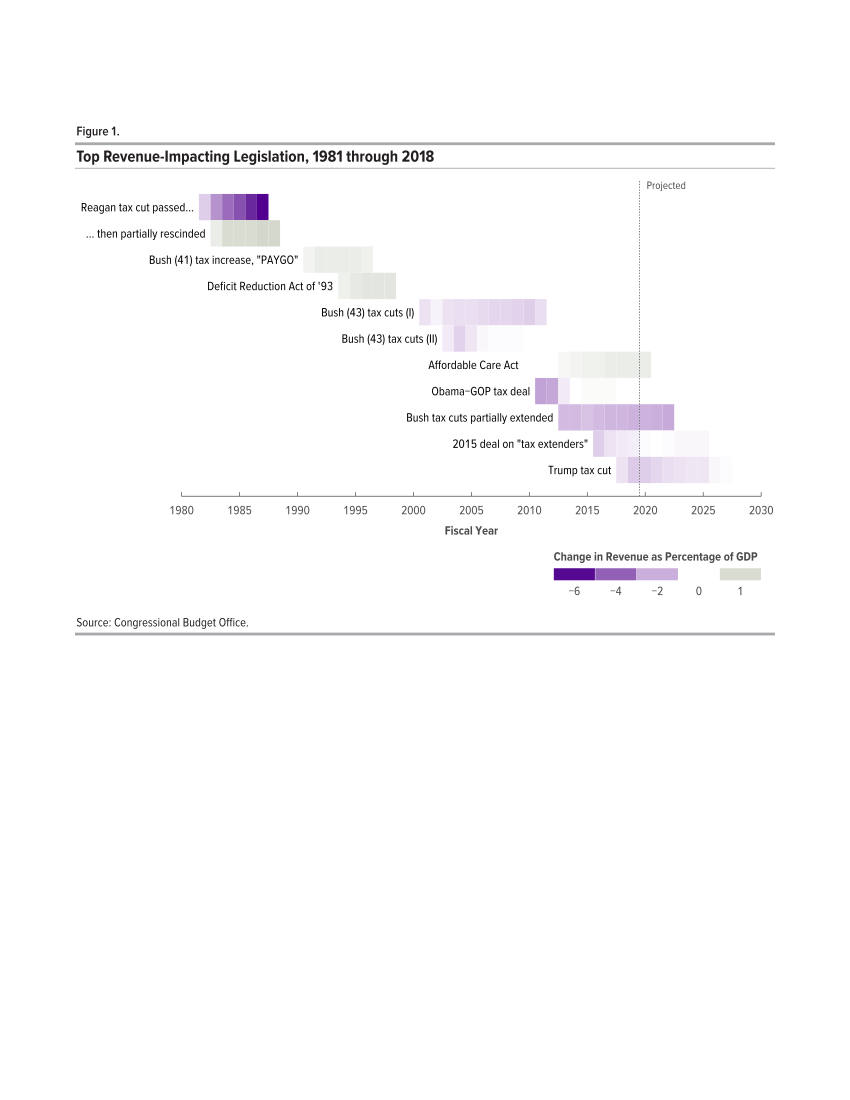

The R source for this figure:
library(tidyverse)

source("CBO.R")

data = read_csv("impactOnRevenues.csv") %>%
  gather(key = year, value = value, 4:51) %>% 
  rename(`name` = 2, `pl` = 1) %>% 
  mutate(value = as.numeric(value)) %>% 
  mutate(year = as.numeric(year)) %>% 
  filter(!is.na(value)) 

data$pl = factor(data$pl, levels = data$pl %>% unique() %>% rev())
data$nickname = factor(data$nickname, levels = data$nickname %>% unique() %>% rev())

ranked = data %>%
  group_by(pl) %>%
  summarize(totalimpact = value %>% abs() %>% sum()) %>%
  arrange(-totalimpact) %>%
  head(11)

labels = data %>% 
  group_by(nickname) %>% 
  summarize(firstyear = min(year)) %>% 
  filter(!is.na(nickname))

hue = 280
chroma = 70
lightness = 20

ggplot() +
  geom_tile(data = data %>% filter(pl %in% ranked$pl),
            mapping = aes(x = year, y = nickname, height = 1, width = 1, fill = value)) +
  geom_text(data = labels,
            mapping = aes(x = firstyear, y = nickname, hjust = 1, label = nickname %>% paste0("    ")),
            family = "Proxima Nova T Cond", size = 9*pt2mm, fontface = "plain", color = "black") +
  scale_fill_gradient2(low = hcl(hue,chroma,lightness), mid = "white", high = hcl(hue+180,chroma,lightness),
                       label = function(x){x * 100}, breaks = seq(-.06, 0, .02) %>% c(.01), limits = c(-.061,.061), expand = c(0,0)) +
  scale_x_continuous(expand = c(0,0), limits = c(1980,2030), breaks = seq(1980, 2030, 5), name = "Fiscal Year") +
  scale_y_discrete(expand = c(.1,0)) +
  hideYScale() +
  projectedMarker(2019.5) +
  coord_cartesian(clip="off") +
  guides(fill=guide_legend(title.position="top",
                           title.hjust = 0,
                           title = "Change in Revenue as Percentage of GDP",
                           label.position = "bottom")) +
  theme(plot.margin = margin(t = 6, r = 10, b = 0, l = 80, unit = "pt")) +
  theme(axis.title.x = element_text(family = "Proxima Nova T Cond", size = 9,
                                    face = "bold", hjust = .5, color = neutral,
                                    margin = margin(t = 6, l = 0, b = 0, r = 0, unit = "pt"))) +
  theme(legend.position = "bottom",
        legend.key.width = unit(30, "pt"),
        legend.text = element_text(hjust = .5, margin = margin(t = 0, r = 0, b = 0, l = 0, unit = "pt")),
        legend.title = element_text(face = "bold"),
        legend.spacing.x = unit(0, "pt"))

ggsave("plot.pdf", width = 7, height = 4.25, units = "in")
